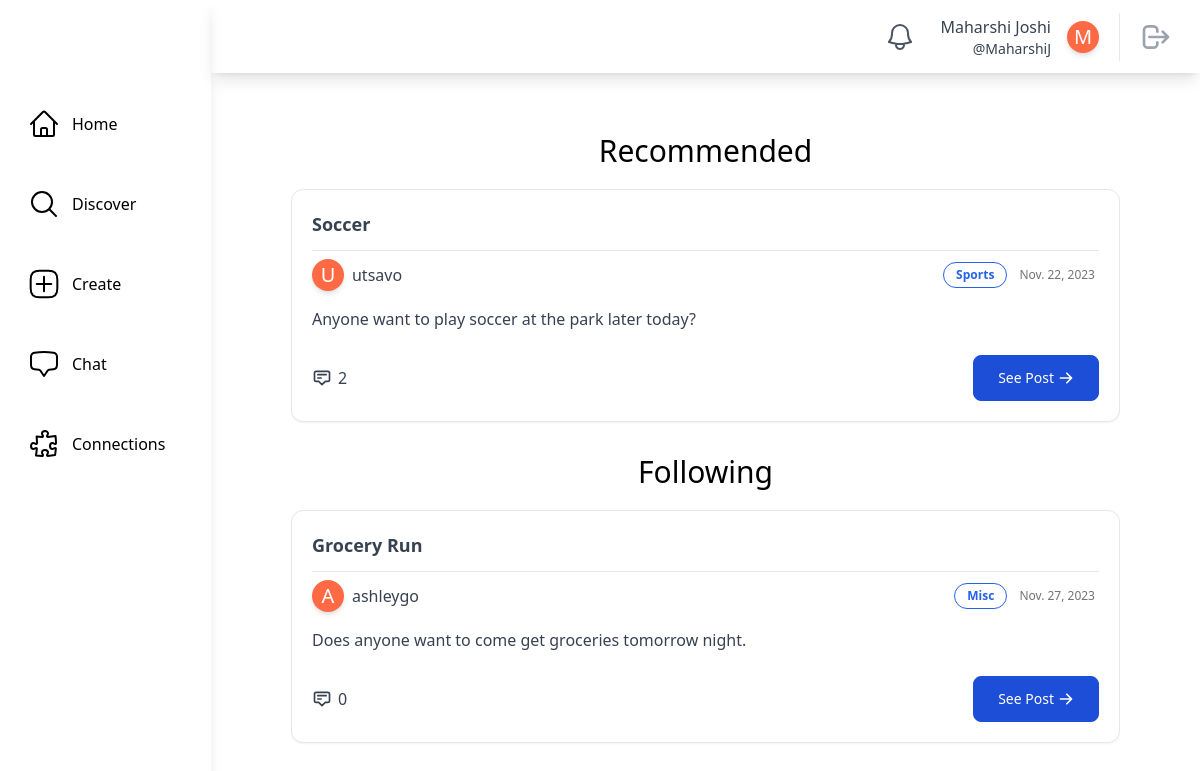
The page /home/ (signed in) on the database its author committed.
### main/models.py (models this page shows, shortened)
class SocialUser(AbstractUser):
    class Pronouns(models.IntegerChoices):
        SHE = 1, _("She/Her")
        HE = 2, _("He/Him")
        THEY = 3, _("They/Them")
        OTHER = 4, _("Other/Prefer Not To Say")
    username = models.CharField(max_length=30, unique=True)
    email = models.EmailField(unique=True, default="@nyu.edu")
    full_name = models.CharField(max_length=50, default="")
    pronouns = models.IntegerField(default=Pronouns.OTHER, choices=Pronouns.choices)
    date_of_birth = models.DateField(null=True, validators=[validate_age])
    major = models.CharField(max_length=100, default="undeclared")
    tags = models.ManyToManyField(InterestTag, related_name="tags")
    profile_picture = models.ImageField(
        upload_to="profile_pics/", null=True, blank=True
    )
    timestamp = models.DateTimeField("timestamp", default=timezone.now)  # joined

class InterestTag(models.Model):
    name = models.CharField(max_length=50, unique=True)
    class Meta:
        db_table = "interest_tags"
        verbose_name_plural = "Interest Tags"
    def __str__(self):
        return self.name

### posts/models.py (models this page shows, shortened)
class ActivityPost(models.Model):
    class PostStatus(models.IntegerChoices):
        DRAFT = 1, _("Draft")
        ACTIVE = 2, _("Active")
        ARCHIVED = 3, _("Archived")
    class Meta:
        db_table = "activity_posts"
        verbose_name_plural = "Activity Posts"
    poster = models.ForeignKey(settings.AUTH_USER_MODEL, on_delete=models.CASCADE)
    timestamp = models.DateTimeField(auto_now_add=True)
    title = models.CharField(max_length=255)
    description = models.TextField(max_length=1023)
    status = models.IntegerField(default=PostStatus.DRAFT, choices=PostStatus.choices)
    tags = models.ManyToManyField(InterestTag)

### main/views.py (the view)
# urls.py: path("home/", views.HomePageView.as_view(), name="home"),
@method_decorator(login_required, name="dispatch")
class HomePageView(LoginRequiredMixin, generic.ListView):
    model = ActivityPost
    template_name = "main/home.html"
    def get_context_data(self, **kwargs):
        context = super().get_context_data(**kwargs)
        context["interests_posts"] = ActivityPost.objects.filter(
            tags__in=self.request.user.tags.all(),
            status=ActivityPost.PostStatus.ACTIVE,
        )
        user_connections = Connection.get_active_connections(self.request.user)
        connected_users = [
            connection.receiver
            if connection.receiver != self.request.user
            else connection.requester
            for connection in user_connections
        ]
        context["connection_posts"] = ActivityPost.objects.filter(
            poster__in=connected_users,
            status=ActivityPost.PostStatus.ACTIVE,
        )
        return context

### main/models.py (called while the page is built)
    @classmethod
    def count_unread_notifications(cls, user):
        return (
            cls.objects.filter(models.Q(recipient_user=user, is_read=False))
            .all()
            .order_by("-timestamp")
            .count()
        )

    @classmethod
    def get_active_connections(cls, user):
        return cls.objects.filter(
            (models.Q(requester=user) | models.Q(receiver=user))
            & models.Q(status=Connection.ConnectionStatus.CONNECTED)
        ).all()

### theme/templatetags/theme_customfilters.py (called while the page is built)
@register.filter
def count_unread_notifications(user):
    return Notification.count_unread_notifications(user)

### main/templates/main/home.html (shortened to what this page needs)
{% extends "base.html" %}
{% block content %}
    <div class="m-20 mt-5 overflow-auto">
        <div class="justify-center">
            <div class="container mx-auto mt-10 mb-10 overflow-scroll">
                <div class="text-3xl mb-5 text-center">Recommended</div>
                    {% if interests_posts %}
                        {% for post in interests_posts %}
                            {% if post.poster != user %}
                                <div class="mb-5 w-full">{% include "posts/post_card.html" with post=post %}</div>
                            {% endif %}
                        {% endfor %}
                    {% else %}
                        <p class="text-center text-gray-500">No recommended posts. Try adding some interests in your profile!</p>
                    {% endif %}
                <div class="text-3xl mb-5 text-center">Following</div>
                <div class="mt-5">
                    {% if connection_posts %}
                        {% for post in connection_posts %}
                            {% if post.poster != user %}
                                <div class="mb-5">{% include "posts/post_card.html" with post=post %}</div>
                            {% endif %}
                        {% endfor %}
                    {% else %}
                        <p class="text-center text-gray-500">No posts from your connections. Try making more connections!</p>
                    {% endif %}
                </div>
            </div>
        </div>
    </div>
{% endblock content %}

### theme/templates/base.html (shortened to what this page needs)
{% load static tailwind_tags %}
{% load theme_customfilters %}
<!DOCTYPE html>
<html lang="en">
    <head>
        {% tailwind_css %}
    </head>
    <body class="flex bg-white min-h-screen">
        {% if user.is_authenticated %}
            <div class="h-screen w-full bg-white relative flex overflow-hidden">
                <aside class="h-full shadow-lg w-64 flex flex-col space-y-10 items-start relative bg-white text-black">
                    <div class="h-16 flex items-center w-full">
                    </div>
                    <a href="{% url 'main:home' %}"
                       class="flex items-center ml-6 p-1 rounded hover:bg-gray-100 focus:bg-gray-100 transition duration-200 transform hover:scale-110">
                        <span class="ml-3">Home</span>
                    </a>
                    <a href="{% url 'main:discover' %}"
                       class="flex items-center ml-6 p-1 rounded hover:bg-gray-100 focus:bg-gray-100 transition duration-200 transform hover:scale-110">
                        <svg xmlns="http://www.w3.org/2000/svg"
                             fill="none"
                             viewBox="0 0 24 24"
                             stroke-width="1.5"
                             stroke="currentColor"
                             class="w-8 h-8">
                            <path stroke-linecap="round" stroke-linejoin="round" d="M21 21l-5.197-5.197m0 0A7.5 7.5 0 105.196 5.196a7.5 7.5 0 0010.607 10.607z" />
                        </svg>
                        <span class="ml-3">Discover</span>
                    </a>
                    <a href="{% url 'posts:create_post' %}"
                       class="flex items-center ml-6 p-1 rounded hover:bg-gray-100 focus:bg-gray-100 transition duration-200 transform hover:scale-110">
                        <span class="ml-3">Create</span>
                    </a>
                    <a href="{% url 'chat:chat_room_list' %}"
                       class="flex items-center ml-6 p-1 rounded hover:bg-gray-100 focus:bg-gray-100 transition duration-200 transform hover:scale-110">
                        <span class="ml-3">Chat</span>
                    </a>
                    <a href="{% url 'main:connections' user.username %}"
                       class="flex items-center ml-6 p-1 rounded hover:bg-gray-100 focus:bg-gray-100 transition duration-200 transform hover:scale-110">
                        <span class="ml-3">Connections</span>
                    </a>
                </aside>
                <div class="w-full h-full flex flex-col justify-between">
                    <header class="h-20 w-full flex items-center relative justify-end px-5 shadow-lg">
                        <a href="{% url 'main:notifications' user.username %}"
                           class="relative p-2 text-gray-600 hover:bg-gray-100 hover:text-gray-600 focus:bg-gray-100 focus:text-gray-600 rounded-full">
                           <span class="absolute top-1 left-6 text-xs bg-red-500 text-white font-medium px-1 shadow-lg rounded-full border-2 border-white">
                           </span>
                        </a>
                        <a href="{% url 'main:profile_page' user.username %}"
                           class="rounded hover:bg-gray-100 hover:text-gray-600 focus:bg-gray-100 focus:text-gray-600 px-2 ml-2">
                            <div class="flex flex-shrink-0 items-center space-x-4 text-gray-700">
                                <div class="flex flex-col items-end ">
                                    <div class="text-md font-medium ">{{ user.full_name|capfirst }}</div>
                                    <div class="text-sm font-regular">@{{ user.username }}</div>
                                </div>
                                <div class="rounded-full h-8 w-8 bg-[#ff6a45] flex items-center justify-center shadow-md border-white transition duration-200 transform hover:scale-110">
                                    {% if user.profile_picture %}
                                        {% comment %} Profile Picture with same shape {% endcomment %}
                                    {% else %}
                                            <span class="text-white text-xl">{{ user.full_name|first|capfirst }}</span>
                                    {% endif %}
                                </div>
                            </div>
                        </a>
                        <div class="border-l pl-3 ml-3 space-x-1">
                            <button class="relative p-2 text-gray-400 hover:bg-gray-100 hover:text-gray-600 focus:bg-gray-100 focus:text-gray-600 rounded-full">
                                <a href="{% url 'main:logout' %}">
                                    <svg aria-hidden="true"
                                         fill="none"
                                         viewBox="0 0 24 24"
                                         stroke="currentColor"
                                         class="h-8 w-8">
                                        <path stroke-linecap="round" stroke-linejoin="round" stroke-width="2" d="M17 16l4-4m0 0l-4-4m4 4H7m6 4v1a3 3 0 01-3 3H6a3 3 0 01-3-3V7a3 3 0 013-3h4a3 3 0 013 3v1" />
                                    </svg>
                                </a>
                            </button>
                        </div>
                    </header>
                    <main class="max-w-full h-full flex flex-col relative overflow-auto">
                        {% block content %}
                        {% endblock content %}
                    </main>
                </div>
            </div>
        {% endif %}
    </body>
</html>

### posts/templates/posts/post_card.html
<div class="rounded-xl border p-5 shadow-sm bg-white">
    <div class="text-lg font-bold text-gray-700 border-b pb-3">{{ post.title|capfirst }}</div>
    <div class="flex flex-wrap w-full items-center justify-between">
        <a href="{% url 'main:profile_page' post.poster.username %}"
           class="flex items-center hover:bg-gray-100 rounded hover:text-gray-600 focus:bg-gray-100 focus:text-gray-600 mt-2">
           <div class="rounded-full h-8 w-8 bg-[#ff6a45] flex items-center justify-center shadow-md border-white transition duration-200 transform hover:scale-110">
              {% if post.poster.profile_picture %}
                 {% comment %} Profile Picture with same shape {% endcomment %}
              {% else %}
                 <span class="text-white text-xl">{{ post.poster.full_name|first|capfirst }}</span>
              {% endif %}
           </div>
           <div class="flex items-center ml-2">
              <div class="text-md font-regular text-gray-700">{{ post.poster.username }}</div>
           </div>
        </a>
        <div class="flex flex-wrap justify-self-end items-center">
            <div class="flex items-center justify-items-start mr-2 mt-2">
                {% for tag in post.tags.all %}
                    <button class="mr-1 rounded-2xl border border-blue-600 text-blue-600 bg-white px-3 py-1 text-xs font-semibold">{{ tag }}</button>
                {% endfor %}
            </div>
            <div class="text-xs text-neutral-500 text-right mr-1 mt-2">{{ post.timestamp.date }}</div>
        </div>
    </div>
    <div class="mt-4 mb-6">
        <div class="text-gray-700">{{ post.description }}</div>
    </div>
    <div class="w-full flex flex-row justify-between">
        <div class="flex items-center transition text-gray-700 hover:text-gray-700">
            <svg xmlns="http://www.w3.org/2000/svg"
                 class="mr-1.5 h-5 w-5"
                 fill="none"
                 viewBox="0 0 24 24"
                 stroke="currentColor"
                 stroke-width="2">
                <path stroke-linecap="round" stroke-linejoin="round" d="M7 8h10M7 12h4m1 8l-4-4H5a2 2 0 01-2-2V6a2 2 0 012-2h14a2 2 0 012 2v8a2 2 0 01-2 2h-3l-4 4z" />
            </svg>
            <span>{{ post.comments.count }}</span>
        </div>
        <a href="{% url 'posts:post_details' poster=post.poster pk=post.id %}"
           class="inline-flex items-center justify-center px-6 py-3 mb-2 text-sm text-white bg-blue-700 rounded-lg border border-blue-700 hover:bg-blue-800 focus:ring-4 focus:outline-none focus:ring-blue-300 sm:w-auto sm:mb-0"
           data-primary="green-400"
           data-rounded="rounded-2xl"
           data-primary-reset="{}">
            See Post
            <svg class="w-4 h-4 ml-1"
                 xmlns="http://www.w3.org/2000/svg"
                 viewBox="0 0 20 20"
                 fill="currentColor">
                <path fill-rule="evenodd" d="M10.293 3.293a1 1 0 011.414 0l6 6a1 1 0 010 1.414l-6 6a1 1 0 01-1.414-1.414L14.586 11H3a1 1 0 110-2h11.586l-4.293-4.293a1 1 0 010-1.414z" clip-rule="evenodd">
                </path>
            </svg>
        </a>
    </div>
</div>

### rows shown on the page
SocialUser: full_name "Maharshi Joshi", username "MaharshiJ", full_name|first "M"
ActivityPost: title "Soccer", poster.full_name|first "U", poster.username "utsavo", timestamp "Nov. 22, 2023", description "Anyone want to play soccer at the park later today?", comments.count "2"
InterestTag: name "Sports"
ActivityPost: title "Grocery Run", poster.full_name|first "A", poster.username "ashleygo", timestamp "Nov. 27, 2023", description "Does anyone want to come get groceries tomorrow night.", comments.count "0"
InterestTag: name "Misc"
